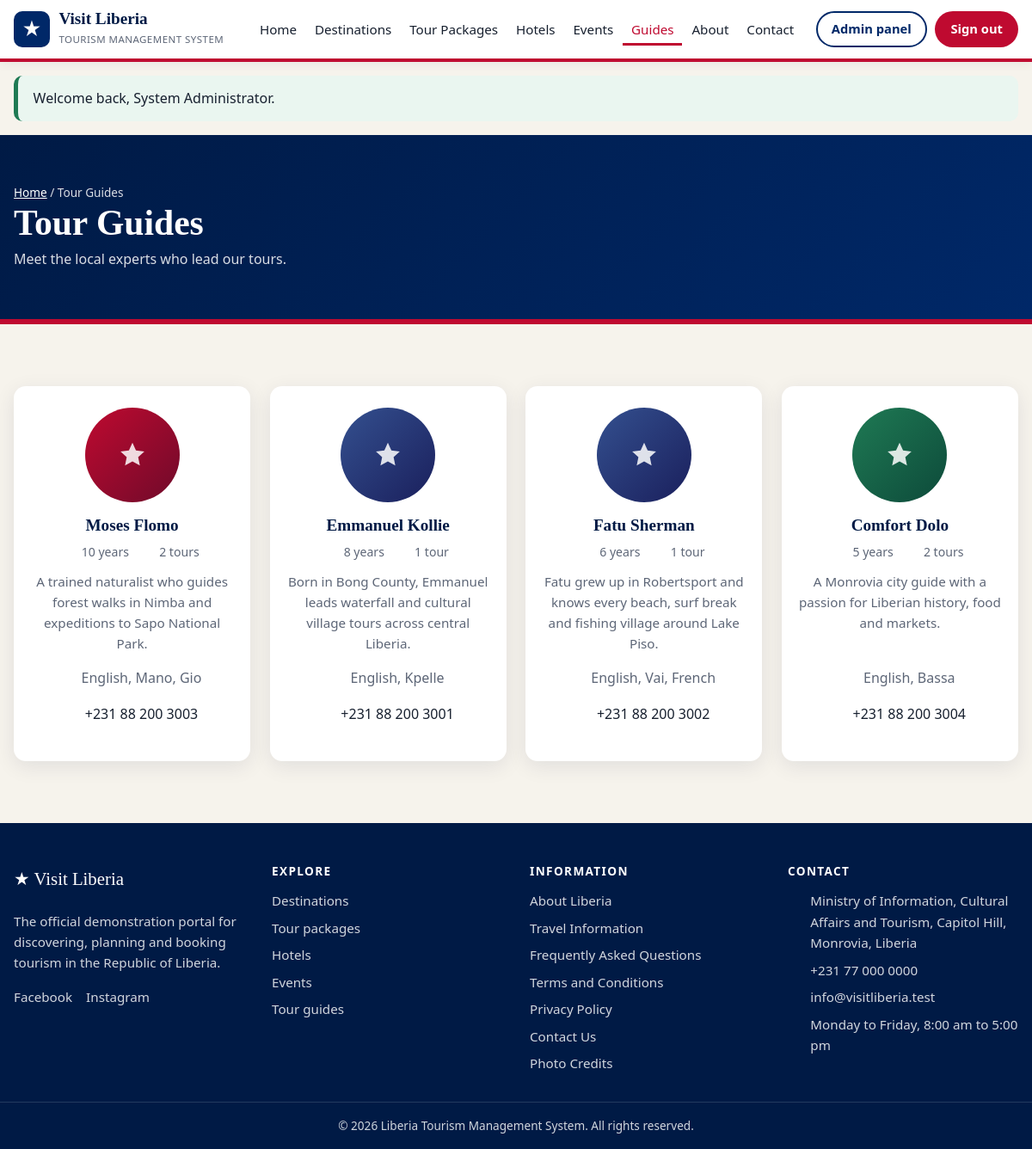
/guides.php (signed in), run on the app's committed database.
### tables this page shows
CREATE TABLE menu_links (
    id         INT UNSIGNED AUTO_INCREMENT PRIMARY KEY,
    label      VARCHAR(60) NOT NULL,
    url        VARCHAR(255) NOT NULL,
    location   ENUM('header','explore','footer') NOT NULL DEFAULT 'header',
    sort_order SMALLINT NOT NULL DEFAULT 0,
    is_active  TINYINT(1) NOT NULL DEFAULT 1
);

CREATE TABLE guides (
    id               INT UNSIGNED AUTO_INCREMENT PRIMARY KEY,
    full_name        VARCHAR(120) NOT NULL,
    phone            VARCHAR(30) DEFAULT NULL,
    email            VARCHAR(150) DEFAULT NULL,
    languages        VARCHAR(200) DEFAULT NULL,
    experience_years TINYINT UNSIGNED NOT NULL DEFAULT 1,
    bio              TEXT,
    image            VARCHAR(255) DEFAULT NULL,
    status           ENUM('active','hidden') NOT NULL DEFAULT 'active'
);

### config/db.php (called while the page is built, shortened)
<?php
function db(): PDO
{
    static $pdo = null;
    if ($pdo === null) {
        try {
            $pdo = new PDO(
                'mysql:host=' . DB_HOST . ';dbname=' . DB_NAME . ';charset=utf8mb4',
                DB_USER,
                DB_PASS,
                [
                    PDO::ATTR_ERRMODE            => PDO::ERRMODE_EXCEPTION,
                    PDO::ATTR_DEFAULT_FETCH_MODE => PDO::FETCH_ASSOC,
                    PDO::ATTR_EMULATE_PREPARES   => false,
                ]
            );
        } catch (PDOException $ex) {
            http_response_code(500);
            exit('<h1>Database connection failed</h1><p>Start MySQL in the XAMPP Control Panel, '
               . 'then import <code>database.sql</code> in phpMyAdmin. See README.md for the steps.</p>');
        }
    }
    return $pdo;
}

### guides.php (the view, shortened to what this page needs)
<?php
require_once __DIR__ . '/includes/functions.php';
require_once __DIR__ . '/includes/cards.php';
$guides = db_all("SELECT g.*, (SELECT COUNT(*) FROM packages p WHERE p.guide_id = g.id AND p.status = 'active') AS tours
                  FROM guides g WHERE g.status = 'active' ORDER BY g.experience_years DESC");
include __DIR__ . '/includes/header.php';
?>
<section class="section">
    <div class="container">
        <?php if ($guides): ?>
            <div class="grid">
                <?php foreach ($guides as $g): ?>
                    <article class="card guide reveal">
                        <?= media($g['image'], $g['full_name']) ?>
                        <h3><?= e($g['full_name']) ?></h3>
                        <p class="card-meta" style="justify-content:center">
                            <span><?= icon('clock') ?> <?= (int)$g['experience_years'] ?> years</span>
                            <span><?= icon('compass') ?> <?= (int)$g['tours'] ?> tour<?= $g['tours'] == 1 ? '' : 's' ?></span>
                        </p>
                        <p class="card-text"><?= e($g['bio']) ?></p>
                        <p class="muted"><?= icon('chat') ?> <?= e($g['languages']) ?></p>
                        <p><?= icon('phone') ?> <?= e($g['phone']) ?></p>
                    </article>
                <?php endforeach; ?>
            </div>
        <?php else: ?>
            <p class="empty">Guide profiles will be published here soon.</p>
        <?php endif; ?>
    </div>
</section>
<?php include __DIR__ . '/includes/footer.php'; ?>

### includes/header.php (shortened to what this page needs)
<?php
require_once __DIR__ . '/functions.php';
$user     = current_user();
$siteName = setting('site_name', 'Visit Liberia');
$navLinks = db_all("SELECT label, url FROM menu_links WHERE location = 'header' AND is_active = 1 ORDER BY sort_order, id");
$here     = $_SERVER['REQUEST_URI'] ?? '';
?>
<!DOCTYPE html>
<html lang="en">
<head>
    <link rel="stylesheet" href="<?= url('assets/css/style.css') ?>">
</head>
<body>
<header class="site-header">
    <div class="container header-inner">
        <a class="brand" href="<?= url('index.php') ?>">
            <?php if (setting('site_logo') && is_file(ROOT_PATH . '/' . setting('site_logo'))): ?>
                <img src="<?= e(url(setting('site_logo'))) ?>" alt="" class="brand-logo">
            <?php else: ?>
                <span class="brand-mark" aria-hidden="true">★</span>
            <?php endif; ?>
            <span class="brand-text">
                <strong><?= e($siteName) ?></strong>
                <small><?= e(setting('site_tagline')) ?></small>
            </span>
        </a>
        <nav id="site-nav" class="site-nav" aria-label="Main">
            <ul>
                <?php foreach ($navLinks as $link):
                    $href   = url($link['url']);
                    $active = $href === $here || ($link['url'] === 'index.php' && $here === BASE_URL); ?>
                    <li><a href="<?= e($href) ?>"<?= $active ? ' class="active" aria-current="page"' : '' ?>><?= e($link['label']) ?></a></li>
                <?php endforeach; ?>
            </ul>
            <div class="nav-actions">
                <?php if ($user): ?>
                    <a class="btn btn-ghost" href="<?= url(home_for($user)) ?>"><?= $user['role'] === 'tourist' ? 'My bookings' : 'Admin panel' ?></a>
                    <a class="btn btn-primary" href="<?= url('logout.php') ?>">Sign out</a>
                <?php else: ?>
                    <a class="btn btn-ghost" href="<?= url('login.php') ?>">Sign in</a>
                    <a class="btn btn-primary" href="<?= url('register.php') ?>">Register</a>
                <?php endif; ?>
            </div>
        </nav>
    </div>
</header>
<main id="main">
<?php foreach (flashes() as $f): ?>
    <div class="container"><div class="alert alert-<?= e($f['type']) ?>" role="status"><?= e($f['message']) ?></div></div>
<?php endforeach; ?>

### includes/functions.php (shortened to what this page needs)
<?php
require_once __DIR__ . '/../config/db.php';
function e($value): string
{
    return htmlspecialchars((string)($value ?? ''), ENT_QUOTES, 'UTF-8');
}
function url(string $path = ''): string
{
    return BASE_URL . ltrim($path, '/');
}
function db_run(string $sql, array $params = []): PDOStatement
{
    $stmt = db()->prepare($sql);
    $stmt->execute($params);
    return $stmt;
}
function db_all(string $sql, array $params = []): array
{
    return db_run($sql, $params)->fetchAll();
}
function db_one(string $sql, array $params = []): ?array
{
    $row = db_run($sql, $params)->fetch();
    return $row ?: null;
}
function setting(string $key, string $default = ''): string
{
    static $cache = null;
    if ($cache === null) {
        $cache = [];
        foreach (db_all('SELECT skey, svalue FROM settings') as $row) {
            $cache[$row['skey']] = (string)$row['svalue'];
        }
    }
    return ($cache[$key] ?? '') !== '' ? $cache[$key] : $default;
}
function flashes(): array
{
    $list = $_SESSION['flash'] ?? [];
    return $list;
}
function current_user(): ?array
{
    static $user = false;
    if ($user === false) {
        $user = null;
        if (!empty($_SESSION['user_id'])) {
            $user = db_one("SELECT * FROM users WHERE id = ? AND status = 'active'", [$_SESSION['user_id']]);
        }
    }
    return $user;
}
function home_for(array $user): string
{
    return $user['role'] === 'tourist' ? 'tourist/index.php' : 'admin/index.php';
}
function media(?string $image, string $label, string $class = ''): string
{
    $tone = abs(crc32($label)) % 5 + 1;
    return '<div class="media media-ph tone-' . $tone . ' ' . e($class) . '" role="img" aria-label="' . e($label) . '">'
         . '<svg viewBox="0 0 24 24" aria-hidden="true"><path d="M12 2l2.9 6.3 6.9.8-5.1 4.7 1.4 6.8L12 17.3 5.9 20.6l1.4-6.8L2.2 9.1l6.9-.8z"/></svg>'
         . '<span>' . e($label) . '</span></div>';
}
function icon(string $name): string
{
    $paths = [
        'pin'      => '<path d="M12 21s-7-6.1-7-11a7 7 0 0114 0c0 4.900-7 11-7 11z"/><circle cx="12" cy="10" r="2.5"/>',
        'clock'    => '<circle cx="12" cy="12" r="9"/><path d="M12 7v5l3 2"/>',
        'users'    => '<circle cx="9" cy="8" r="3.5"/><path d="M2.500 20a6.500 6.500 0 0113 0M16 4.700a3.500 3.500 0 010 6.600M18 14.500a6.500 6.500 0 013.500 5.500"/>',
        'calendar' => '<rect x="3.500" y="5" width="17" height="15" rx="2"/><path d="M3.500 10h17M8 3v4M16 3v4"/>',
        'phone'    => '<path d="M5 4h4l2 5-2.500 1.500a11 11 0 005 5L15 13l5 2v4a2 2 0 01-2 2A16 16 0 013 6a2 2 0 012-2z"/>',
        'mail'     => '<rect x="3" y="5" width="18" height="14" rx="2"/><path d="M3.500 7l8.500 6 8.500-6"/>',
        'search'   => '<circle cx="11" cy="11" r="7"/><path d="M20.500 20.500L16 16"/>',
        'check'    => '<path d="M4.500 12.500l5 5 10-11"/>',
        'bed'      => '<path d="M3 18V6M3 14h18v4M21 14v-2a3 3 0 00-3-3h-7v5"/><circle cx="7" cy="10.500" r="1.800"/>',
        'compass'  => '<circle cx="12" cy="12" r="9"/><path d="M15.500 8.500l-2 5-5 2 2-5z"/>',
        'map'      => '<path d="M9 4L3.500 6v14L9 18l6 2 5.500-2V4L15 6z"/><path d="M9 4v14M15 6v14"/>',
        'chat'     => '<path d="M4 5h16v11H9l-5 4z"/>',
    ];
    return '<svg class="icon" viewBox="0 0 24 24" aria-hidden="true">' . ($paths[$name] ?? '') . '</svg>';
}

### includes/footer.php (shortened to what this page needs)
<?php
$footerLinks = db_all("SELECT label, url FROM menu_links WHERE location = 'footer' AND is_active = 1 ORDER BY sort_order, id");
$exploreLinks = db_all("SELECT label, url FROM menu_links WHERE location = 'explore' AND is_active = 1 ORDER BY sort_order, id");
$socials     =['Facebook' => 'facebook_url', 'Instagram' => 'instagram_url', 'X' => 'x_url', 'YouTube' => 'youtube_url'];
?>
</main>
<footer class="site-footer">
    <div class="container footer-grid">
        <div>
            <p class="footer-brand"><span aria-hidden="true">★</span> <?= e(setting('site_name', 'Visit Liberia')) ?></p>
            <p><?= e(setting('footer_about')) ?></p>
            <p class="footer-social">
                <?php foreach ($socials as $name => $key): if (setting($key)): ?>
                    <a href="<?= e(setting($key)) ?>" target="_blank" rel="noopener"><?= $name ?></a>
                <?php endif; endforeach; ?>
            </p>
        </div>
        <div>
            <h2>Explore</h2>
            <ul>
                <?php foreach ($exploreLinks as $link): ?>
                    <li><a href="<?= e(url($link['url'])) ?>"><?= e($link['label']) ?></a></li>
                <?php endforeach; ?>
            </ul>
        </div>
        <div>
            <h2>Information</h2>
            <ul>
                <?php foreach ($footerLinks as $link): ?>
                    <li><a href="<?= e(url($link['url'])) ?>"><?= e($link['label']) ?></a></li>
                <?php endforeach; ?>
            </ul>
        </div>
        <div>
            <h2>Contact</h2>
            <ul class="footer-contact">
                <li><?= icon('pin') ?> <?= e(setting('contact_address')) ?></li>
                <li><?= icon('phone') ?> <a href="tel:<?= e(preg_replace('/[^0-9+]/', '', setting('contact_phone'))) ?>"><?= e(setting('contact_phone')) ?></a></li>
                <li><?= icon('mail') ?> <a href="mailto:<?= e(setting('contact_email')) ?>"><?= e(setting('contact_email')) ?></a></li>
                <li><?= icon('clock') ?> <?= e(setting('contact_hours')) ?></li>
            </ul>
        </div>
    </div>
    <div class="footer-bottom">
        <div class="container">&copy; <?= date('Y') ?> <?= e(setting('footer_copyright')) ?></div>
    </div>
</footer>
</body>
</html>

### data on the page
menu_links: label "Home"
menu_links: label "Destinations"
menu_links: label "Tour Packages"
menu_links: label "Hotels"
menu_links: label "Events"
menu_links: label "Guides"
menu_links: label "About"
menu_links: label "Contact"
guides: full_name "Moses Flomo", experience_years "10", tours "2", bio "A trained naturalist who guides forest walks in Nimba and expeditions to Sapo National Park.", languages "English, Mano, Gio", phone "+231 88 200 3003"
guides: full_name "Emmanuel Kollie", experience_years "8", tours "1", bio "Born in Bong County, Emmanuel leads waterfall and cultural village tours across central Liberia.", languages "English, Kpelle", phone "+231 88 200 3001"
guides: full_name "Fatu Sherman", experience_years "6", tours "1", bio "Fatu grew up in Robertsport and knows every beach, surf break and fishing village around Lake Piso.", languages "English, Vai, French", phone "+231 88 200 3002"
guides: full_name "Comfort Dolo", experience_years "5", tours "2", bio "A Monrovia city guide with a passion for Liberian history, food and markets.", languages "English, Bassa", phone "+231 88 200 3004"
menu_links: label "Tour packages"
menu_links: label "Tour guides"
menu_links: label "About Liberia"
menu_links: label "Travel Information"
menu_links: label "Frequently Asked Questions"
menu_links: label "Terms and Conditions"
menu_links: label "Privacy Policy"
menu_links: label "Contact Us"
menu_links: label "Photo Credits"

### other printed values
$siteName "Visit Liberia"
setting('site_tagline') "TOURISM MANAGEMENT SYSTEM"
$f['message'] "Welcome back, System Administrator."
$title "Tour Guides"
$text "Meet the local experts who lead our tours."
setting('site_name', 'Visit Liberia') "Visit Liberia"
setting('footer_about') "The official demonstration portal for discovering, planning and booking tourism in the Republic of Liberia."
$name "Facebook"
$name "Instagram"
setting('contact_address') "Ministry of Information, Cultural Affairs and Tourism, Capitol Hill, Monrovia, Liberia"
setting('contact_phone') "+231 77 000 0000"
setting('contact_email') "info@visitliberia.test"
setting('contact_hours') "Monday to Friday, 8:00 am to 5:00 pm"
setting('footer_copyright') "Liberia Tourism Management System. All rights reserved."
